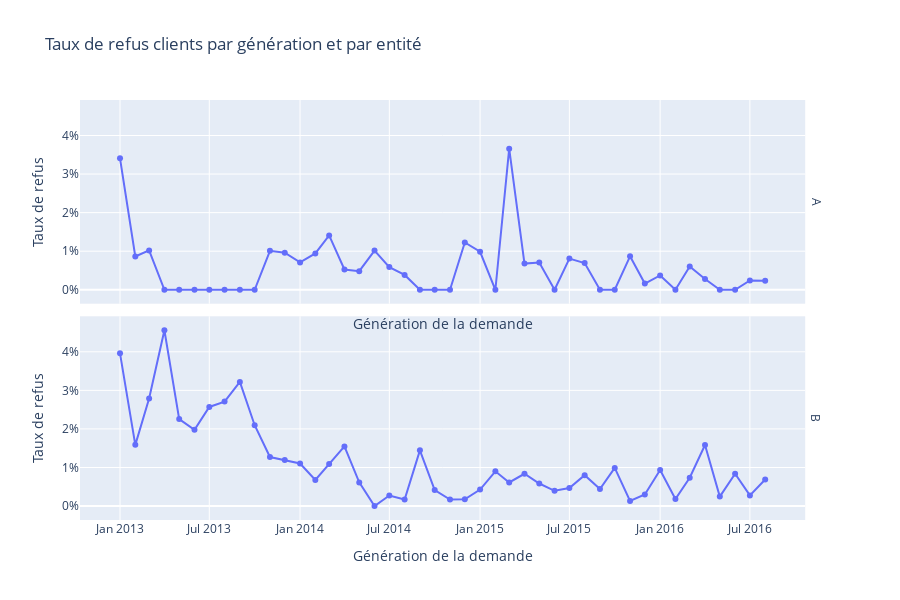

Here is the notebook cell this chart was saved with:
### Code cell
# Taux de refus par entité (série temporelle)
rate_entite = (
  df.groupby(['Gen_Demande', 'Entite', 'Decision_Finale'])
    .size()
    .reset_index(name='Nbr')
  .pivot_table(index=['Gen_Demande', 'Entite'],
         columns='Decision_Finale',
         values='Nbr',
         fill_value=0)
  .reset_index()
)

total = rate_entite[['ACP', 'SS', 'REF']].sum(axis=1)
rate_entite['Taux_Refus'] = np.where(total > 0, rate_entite['REF'] / total, np.nan)
rate_entite['Gen_Demande'] = pd.to_datetime(rate_entite['Gen_Demande'])
rate_entite = rate_entite.sort_values('Gen_Demande')

# Pour éventuel usage ultérieur
rate_A = rate_entite[rate_entite['Entite'] == 'A']
rate_B = rate_entite[rate_entite['Entite'] == 'B']

# Facettes en lignes (dessus/dessous)
fig = px.line(
    rate_entite,
    x='Gen_Demande',
    y='Taux_Refus',
    facet_row='Entite',
    category_orders={'Entite': ['A', 'B']},
    markers=True,
    title="Taux de refus clients par génération et par entité"
)
fig.for_each_annotation(lambda a: a.update(text=a.text.split("=")[-1]))
fig.update_yaxes(tickformat='.0%', title='Taux de refus', matches='y')
fig.update_xaxes(title='Génération de la demande', matches='x')
fig.update_layout(height=600)
fig.show()
